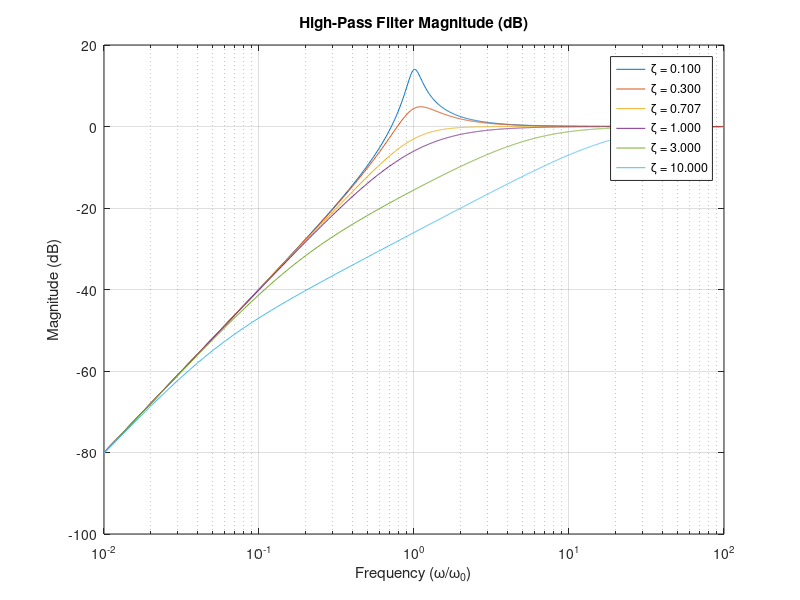
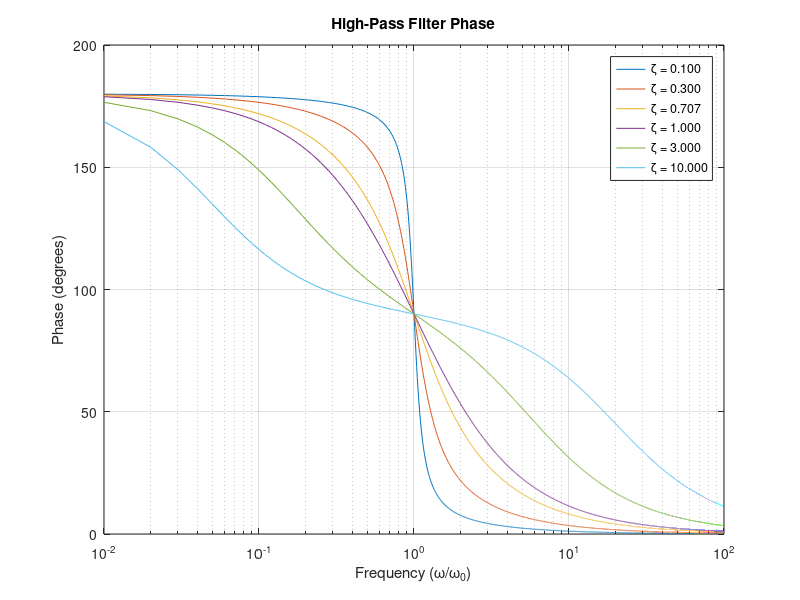

These figures' MATLAB source, in order:
% Constants
zeta = [0.1 0.3 0.707 1.0 3.0 10.0];
W0 = 1;  % net nat freq
w = 0.01:0.01:100;

% High-Pass RLC Filter
H_hp = zeros(length(zeta), length(w));
for k = 1:length(zeta)
    H_hp(k, :) = (1j .* w / W0).^2 ./ (1 + 2 * zeta(k) * 1j .* w / W0 + (1j .* w / W0).^2);
end
H_hp_mag = abs(H_hp);
H_hp_db = 20 * log10(H_hp_mag); % convert to dB
H_hp_phase = rad2deg(angle(H_hp)); % convert to degrees

%plotting magnitude (dB)
figure;
semilogx(w, H_hp_db);
title('High-Pass Filter Magnitude (dB)');
xlabel('Frequency (\omega/\omega_0)');
ylabel('Magnitude (dB)');
legend(arrayfun(@(z) sprintf('\\zeta = %.3f', z), zeta, 'UniformOutput', false), 'Location', 'best');
grid on;

% plotting phase
figure;
semilogx(w, H_hp_phase);
title('High-Pass Filter Phase');
xlabel('Frequency (\omega/\omega_0)');
ylabel('Phase (degrees)');
legend(arrayfun(@(z) sprintf('\\zeta = %.3f', z), zeta, 'UniformOutput', false), 'Location', 'best');
grid on;
